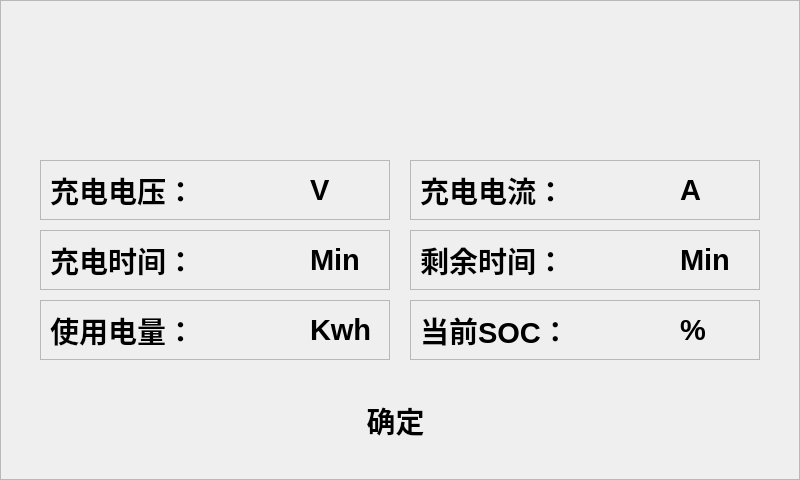
<?xml version="1.0" encoding="UTF-8"?>
<ui version="4.0">
 <class>Dialog_infor</class>
 <widget class="QDialog" name="Dialog_infor">
  <property name="geometry">
   <rect>
    <x>0</x>
    <y>0</y>
    <width>800</width>
    <height>480</height>
   </rect>
  </property>
  <property name="windowTitle">
   <string>Dialog</string>
  </property>
  <widget class="QFrame" name="frame">
   <property name="geometry">
    <rect>
     <x>0</x>
     <y>0</y>
     <width>800</width>
     <height>480</height>
    </rect>
   </property>
   <property name="styleSheet">
    <string notr="true">background-image: url(:/background/qrc/PICS/backgroud_1.png);</string>
   </property>
   <property name="frameShape">
    <enum>QFrame::StyledPanel</enum>
   </property>
   <property name="frameShadow">
    <enum>QFrame::Raised</enum>
   </property>
   <widget class="QLabel" name="label_num">
    <property name="geometry">
     <rect>
      <x>350</x>
      <y>90</y>
      <width>91</width>
      <height>51</height>
     </rect>
    </property>
    <property name="font">
     <font>
      <pointsize>30</pointsize>
      <weight>75</weight>
      <bold>true</bold>
     </font>
    </property>
    <property name="styleSheet">
     <string notr="true">background-image: url(:/background/qrc/background/frame_white.png);</string>
    </property>
    <property name="text">
     <string/>
    </property>
    <property name="alignment">
     <set>Qt::AlignCenter</set>
    </property>
   </widget>
   <widget class="QFrame" name="frame_2">
    <property name="geometry">
     <rect>
      <x>40</x>
      <y>160</y>
      <width>350</width>
      <height>60</height>
     </rect>
    </property>
    <property name="styleSheet">
     <string notr="true">background-image: url(:/background/qrc/background/mainlab_phonenum.png);</string>
    </property>
    <property name="frameShape">
     <enum>QFrame::StyledPanel</enum>
    </property>
    <property name="frameShadow">
     <enum>QFrame::Raised</enum>
    </property>
    <widget class="QLabel" name="label_volt">
     <property name="geometry">
      <rect>
       <x>165</x>
       <y>10</y>
       <width>81</width>
       <height>40</height>
      </rect>
     </property>
     <property name="font">
      <font>
       <pointsize>22</pointsize>
       <weight>75</weight>
       <bold>true</bold>
      </font>
     </property>
     <property name="styleSheet">
      <string notr="true">background-image: url(:/background/qrc/background/frame_white.png);</string>
     </property>
     <property name="text">
      <string/>
     </property>
     <property name="alignment">
      <set>Qt::AlignLeading|Qt::AlignLeft|Qt::AlignVCenter</set>
     </property>
    </widget>
    <widget class="QLabel" name="label_10">
     <property name="geometry">
      <rect>
       <x>270</x>
       <y>10</y>
       <width>31</width>
       <height>40</height>
      </rect>
     </property>
     <property name="font">
      <font>
       <pointsize>22</pointsize>
       <weight>75</weight>
       <bold>true</bold>
      </font>
     </property>
     <property name="styleSheet">
      <string notr="true">background-image: url(:/background/qrc/background/frame_white.png);</string>
     </property>
     <property name="text">
      <string>V</string>
     </property>
     <property name="alignment">
      <set>Qt::AlignLeading|Qt::AlignLeft|Qt::AlignVCenter</set>
     </property>
    </widget>
    <widget class="QLabel" name="label_3">
     <property name="geometry">
      <rect>
       <x>10</x>
       <y>10</y>
       <width>141</width>
       <height>40</height>
      </rect>
     </property>
     <property name="font">
      <font>
       <pointsize>22</pointsize>
       <weight>75</weight>
       <bold>true</bold>
      </font>
     </property>
     <property name="styleSheet">
      <string notr="true">background-image: url(:/background/qrc/background/frame_white.png);</string>
     </property>
     <property name="text">
      <string>充电电压：</string>
     </property>
    </widget>
   </widget>
   <widget class="QFrame" name="frame_3">
    <property name="geometry">
     <rect>
      <x>40</x>
      <y>230</y>
      <width>350</width>
      <height>60</height>
     </rect>
    </property>
    <property name="styleSheet">
     <string notr="true">background-image: url(:/background/qrc/background/mainlab_phonenum.png);</string>
    </property>
    <property name="frameShape">
     <enum>QFrame::StyledPanel</enum>
    </property>
    <property name="frameShadow">
     <enum>QFrame::Raised</enum>
    </property>
    <widget class="QLabel" name="label_12">
     <property name="geometry">
      <rect>
       <x>270</x>
       <y>10</y>
       <width>51</width>
       <height>40</height>
      </rect>
     </property>
     <property name="font">
      <font>
       <pointsize>22</pointsize>
       <weight>75</weight>
       <bold>true</bold>
      </font>
     </property>
     <property name="styleSheet">
      <string notr="true">background-image: url(:/background/qrc/background/frame_white.png);</string>
     </property>
     <property name="text">
      <string>Min</string>
     </property>
     <property name="alignment">
      <set>Qt::AlignLeading|Qt::AlignLeft|Qt::AlignVCenter</set>
     </property>
    </widget>
    <widget class="QLabel" name="label_5">
     <property name="geometry">
      <rect>
       <x>10</x>
       <y>10</y>
       <width>141</width>
       <height>40</height>
      </rect>
     </property>
     <property name="font">
      <font>
       <pointsize>22</pointsize>
       <weight>75</weight>
       <bold>true</bold>
      </font>
     </property>
     <property name="styleSheet">
      <string notr="true">background-image: url(:/background/qrc/background/frame_white.png);</string>
     </property>
     <property name="text">
      <string>充电时间：</string>
     </property>
    </widget>
    <widget class="QLabel" name="char_time_min">
     <property name="geometry">
      <rect>
       <x>165</x>
       <y>10</y>
       <width>61</width>
       <height>40</height>
      </rect>
     </property>
     <property name="font">
      <font>
       <pointsize>22</pointsize>
       <weight>75</weight>
       <bold>true</bold>
      </font>
     </property>
     <property name="styleSheet">
      <string notr="true">background-image: url(:/background/qrc/background/frame_white.png);</string>
     </property>
     <property name="text">
      <string/>
     </property>
     <property name="alignment">
      <set>Qt::AlignLeading|Qt::AlignLeft|Qt::AlignVCenter</set>
     </property>
    </widget>
   </widget>
   <widget class="QFrame" name="frame_4">
    <property name="geometry">
     <rect>
      <x>40</x>
      <y>300</y>
      <width>350</width>
      <height>60</height>
     </rect>
    </property>
    <property name="styleSheet">
     <string notr="true">background-image: url(:/background/qrc/background/mainlab_phonenum.png);</string>
    </property>
    <property name="frameShape">
     <enum>QFrame::StyledPanel</enum>
    </property>
    <property name="frameShadow">
     <enum>QFrame::Raised</enum>
    </property>
    <widget class="QLabel" name="label_13">
     <property name="geometry">
      <rect>
       <x>270</x>
       <y>10</y>
       <width>60</width>
       <height>40</height>
      </rect>
     </property>
     <property name="font">
      <font>
       <pointsize>22</pointsize>
       <weight>75</weight>
       <bold>true</bold>
      </font>
     </property>
     <property name="styleSheet">
      <string notr="true">background-image: url(:/background/qrc/background/frame_white.png);</string>
     </property>
     <property name="text">
      <string>Kwh</string>
     </property>
     <property name="alignment">
      <set>Qt::AlignLeading|Qt::AlignLeft|Qt::AlignVCenter</set>
     </property>
    </widget>
    <widget class="QLabel" name="label_kwh">
     <property name="geometry">
      <rect>
       <x>165</x>
       <y>10</y>
       <width>81</width>
       <height>40</height>
      </rect>
     </property>
     <property name="font">
      <font>
       <pointsize>22</pointsize>
       <weight>75</weight>
       <bold>true</bold>
      </font>
     </property>
     <property name="styleSheet">
      <string notr="true">background-image: url(:/background/qrc/background/frame_white.png);</string>
     </property>
     <property name="text">
      <string/>
     </property>
     <property name="alignment">
      <set>Qt::AlignLeading|Qt::AlignLeft|Qt::AlignVCenter</set>
     </property>
    </widget>
    <widget class="QLabel" name="label_8">
     <property name="geometry">
      <rect>
       <x>10</x>
       <y>10</y>
       <width>141</width>
       <height>40</height>
      </rect>
     </property>
     <property name="font">
      <font>
       <pointsize>22</pointsize>
       <weight>75</weight>
       <bold>true</bold>
      </font>
     </property>
     <property name="styleSheet">
      <string notr="true">background-image: url(:/background/qrc/background/frame_white.png);</string>
     </property>
     <property name="text">
      <string>使用电量：</string>
     </property>
    </widget>
   </widget>
   <widget class="QFrame" name="frame_5">
    <property name="geometry">
     <rect>
      <x>410</x>
      <y>160</y>
      <width>350</width>
      <height>60</height>
     </rect>
    </property>
    <property name="styleSheet">
     <string notr="true">background-image: url(:/background/qrc/background/mainlab_phonenum.png);</string>
    </property>
    <property name="frameShape">
     <enum>QFrame::StyledPanel</enum>
    </property>
    <property name="frameShadow">
     <enum>QFrame::Raised</enum>
    </property>
    <widget class="QLabel" name="label_4">
     <property name="geometry">
      <rect>
       <x>10</x>
       <y>10</y>
       <width>141</width>
       <height>40</height>
      </rect>
     </property>
     <property name="font">
      <font>
       <pointsize>22</pointsize>
       <weight>75</weight>
       <bold>true</bold>
      </font>
     </property>
     <property name="styleSheet">
      <string notr="true">background-image: url(:/background/qrc/background/frame_white.png);</string>
     </property>
     <property name="text">
      <string>充电电流：</string>
     </property>
    </widget>
    <widget class="QLabel" name="label_current">
     <property name="geometry">
      <rect>
       <x>165</x>
       <y>10</y>
       <width>81</width>
       <height>40</height>
      </rect>
     </property>
     <property name="font">
      <font>
       <pointsize>22</pointsize>
       <weight>75</weight>
       <bold>true</bold>
      </font>
     </property>
     <property name="styleSheet">
      <string notr="true">background-image: url(:/background/qrc/background/frame_white.png);</string>
     </property>
     <property name="text">
      <string/>
     </property>
     <property name="alignment">
      <set>Qt::AlignLeading|Qt::AlignLeft|Qt::AlignVCenter</set>
     </property>
    </widget>
    <widget class="QLabel" name="label_11">
     <property name="geometry">
      <rect>
       <x>270</x>
       <y>10</y>
       <width>31</width>
       <height>40</height>
      </rect>
     </property>
     <property name="font">
      <font>
       <pointsize>22</pointsize>
       <weight>75</weight>
       <bold>true</bold>
      </font>
     </property>
     <property name="styleSheet">
      <string notr="true">background-image: url(:/background/qrc/background/frame_white.png);</string>
     </property>
     <property name="text">
      <string>A</string>
     </property>
     <property name="alignment">
      <set>Qt::AlignLeading|Qt::AlignLeft|Qt::AlignVCenter</set>
     </property>
    </widget>
   </widget>
   <widget class="QFrame" name="frame_6">
    <property name="geometry">
     <rect>
      <x>410</x>
      <y>230</y>
      <width>350</width>
      <height>60</height>
     </rect>
    </property>
    <property name="styleSheet">
     <string notr="true">background-image: url(:/background/qrc/background/mainlab_phonenum.png);</string>
    </property>
    <property name="frameShape">
     <enum>QFrame::StyledPanel</enum>
    </property>
    <property name="frameShadow">
     <enum>QFrame::Raised</enum>
    </property>
    <widget class="QLabel" name="label_6">
     <property name="geometry">
      <rect>
       <x>10</x>
       <y>10</y>
       <width>141</width>
       <height>40</height>
      </rect>
     </property>
     <property name="font">
      <font>
       <pointsize>22</pointsize>
       <weight>75</weight>
       <bold>true</bold>
      </font>
     </property>
     <property name="styleSheet">
      <string notr="true">background-image: url(:/background/qrc/background/frame_white.png);</string>
     </property>
     <property name="text">
      <string>剩余时间：</string>
     </property>
    </widget>
    <widget class="QLabel" name="label_14">
     <property name="geometry">
      <rect>
       <x>270</x>
       <y>10</y>
       <width>51</width>
       <height>40</height>
      </rect>
     </property>
     <property name="font">
      <font>
       <pointsize>22</pointsize>
       <weight>75</weight>
       <bold>true</bold>
      </font>
     </property>
     <property name="styleSheet">
      <string notr="true">background-image: url(:/background/qrc/background/frame_white.png);</string>
     </property>
     <property name="text">
      <string>Min</string>
     </property>
     <property name="alignment">
      <set>Qt::AlignLeading|Qt::AlignLeft|Qt::AlignVCenter</set>
     </property>
    </widget>
    <widget class="QLabel" name="left_time_min">
     <property name="geometry">
      <rect>
       <x>165</x>
       <y>10</y>
       <width>61</width>
       <height>40</height>
      </rect>
     </property>
     <property name="font">
      <font>
       <pointsize>22</pointsize>
       <weight>75</weight>
       <bold>true</bold>
      </font>
     </property>
     <property name="styleSheet">
      <string notr="true">background-image: url(:/background/qrc/background/frame_white.png);</string>
     </property>
     <property name="text">
      <string/>
     </property>
     <property name="alignment">
      <set>Qt::AlignLeading|Qt::AlignLeft|Qt::AlignVCenter</set>
     </property>
    </widget>
   </widget>
   <widget class="QFrame" name="frame_7">
    <property name="geometry">
     <rect>
      <x>410</x>
      <y>300</y>
      <width>350</width>
      <height>60</height>
     </rect>
    </property>
    <property name="styleSheet">
     <string notr="true">background-image: url(:/background/qrc/background/mainlab_phonenum.png);</string>
    </property>
    <property name="frameShape">
     <enum>QFrame::StyledPanel</enum>
    </property>
    <property name="frameShadow">
     <enum>QFrame::Raised</enum>
    </property>
    <widget class="QLabel" name="label_15">
     <property name="geometry">
      <rect>
       <x>270</x>
       <y>10</y>
       <width>60</width>
       <height>40</height>
      </rect>
     </property>
     <property name="font">
      <font>
       <pointsize>22</pointsize>
       <weight>75</weight>
       <bold>true</bold>
      </font>
     </property>
     <property name="styleSheet">
      <string notr="true">background-image: url(:/background/qrc/background/frame_white.png);</string>
     </property>
     <property name="text">
      <string>%</string>
     </property>
     <property name="alignment">
      <set>Qt::AlignLeading|Qt::AlignLeft|Qt::AlignVCenter</set>
     </property>
    </widget>
    <widget class="QLabel" name="label_soc">
     <property name="geometry">
      <rect>
       <x>165</x>
       <y>10</y>
       <width>81</width>
       <height>40</height>
      </rect>
     </property>
     <property name="font">
      <font>
       <pointsize>22</pointsize>
       <weight>75</weight>
       <bold>true</bold>
      </font>
     </property>
     <property name="styleSheet">
      <string notr="true">background-image: url(:/background/qrc/background/frame_white.png);</string>
     </property>
     <property name="text">
      <string/>
     </property>
     <property name="alignment">
      <set>Qt::AlignLeading|Qt::AlignLeft|Qt::AlignVCenter</set>
     </property>
    </widget>
    <widget class="QLabel" name="label_7">
     <property name="geometry">
      <rect>
       <x>10</x>
       <y>10</y>
       <width>141</width>
       <height>40</height>
      </rect>
     </property>
     <property name="font">
      <font>
       <pointsize>22</pointsize>
       <weight>75</weight>
       <bold>true</bold>
      </font>
     </property>
     <property name="styleSheet">
      <string notr="true">background-image: url(:/background/qrc/background/frame_white.png);</string>
     </property>
     <property name="text">
      <string>当前SOC：</string>
     </property>
    </widget>
   </widget>
   <widget class="QPushButton" name="pushButton_ok">
    <property name="geometry">
     <rect>
      <x>330</x>
      <y>390</y>
      <width>131</width>
      <height>61</height>
     </rect>
    </property>
    <property name="font">
     <font>
      <pointsize>22</pointsize>
      <weight>75</weight>
      <bold>true</bold>
     </font>
    </property>
    <property name="focusPolicy">
     <enum>Qt::NoFocus</enum>
    </property>
    <property name="styleSheet">
     <string notr="true">border-image: url(:/btn/qrc/PICS/button.png);
background-image: url(:/background/qrc/PICS/backgroud_12.png);</string>
    </property>
    <property name="text">
     <string>确定</string>
    </property>
    <property name="autoDefault">
     <bool>true</bool>
    </property>
    <property name="default">
     <bool>false</bool>
    </property>
    <property name="flat">
     <bool>true</bool>
    </property>
   </widget>
   <widget class="QLabel" name="lbl_sysdate">
    <property name="geometry">
     <rect>
      <x>525</x>
      <y>457</y>
      <width>150</width>
      <height>21</height>
     </rect>
    </property>
    <property name="font">
     <font>
      <pointsize>20</pointsize>
      <weight>75</weight>
      <bold>true</bold>
     </font>
    </property>
    <property name="styleSheet">
     <string notr="true">background-image: url(:/background/qrc/background/mainlab_phonenum.png);</string>
    </property>
    <property name="text">
     <string/>
    </property>
    <property name="scaledContents">
     <bool>true</bool>
    </property>
    <property name="openExternalLinks">
     <bool>false</bool>
    </property>
   </widget>
   <widget class="QLabel" name="label_code">
    <property name="geometry">
     <rect>
      <x>170</x>
      <y>452</y>
      <width>201</width>
      <height>31</height>
     </rect>
    </property>
    <property name="font">
     <font>
      <pointsize>20</pointsize>
      <weight>75</weight>
      <bold>true</bold>
     </font>
    </property>
    <property name="styleSheet">
     <string notr="true">background-image: url(:/background/qrc/background/mainlab_phonenum.png);</string>
    </property>
    <property name="text">
     <string/>
    </property>
    <property name="textFormat">
     <enum>Qt::AutoText</enum>
    </property>
   </widget>
   <widget class="QLabel" name="label_code_2">
    <property name="geometry">
     <rect>
      <x>340</x>
      <y>452</y>
      <width>201</width>
      <height>31</height>
     </rect>
    </property>
    <property name="font">
     <font>
      <pointsize>20</pointsize>
      <weight>75</weight>
      <bold>true</bold>
     </font>
    </property>
    <property name="styleSheet">
     <string notr="true">background-image: url(:/background/qrc/background/mainlab_phonenum.png);</string>
    </property>
    <property name="text">
     <string/>
    </property>
    <property name="textFormat">
     <enum>Qt::AutoText</enum>
    </property>
   </widget>
   <widget class="QLabel" name="label_stubnum">
    <property name="geometry">
     <rect>
      <x>10</x>
      <y>450</y>
      <width>171</width>
      <height>31</height>
     </rect>
    </property>
    <property name="font">
     <font>
      <pointsize>20</pointsize>
      <weight>75</weight>
      <bold>true</bold>
     </font>
    </property>
    <property name="styleSheet">
     <string notr="true">background-image: url(:/background/qrc/background/mainlab_phonenum.png);</string>
    </property>
    <property name="text">
     <string/>
    </property>
    <property name="textFormat">
     <enum>Qt::AutoText</enum>
    </property>
   </widget>
   <widget class="QLabel" name="lbl_systime">
    <property name="geometry">
     <rect>
      <x>670</x>
      <y>457</y>
      <width>121</width>
      <height>21</height>
     </rect>
    </property>
    <property name="font">
     <font>
      <pointsize>20</pointsize>
      <weight>75</weight>
      <bold>true</bold>
     </font>
    </property>
    <property name="styleSheet">
     <string notr="true">background-image: url(:/background/qrc/background/mainlab_phonenum.png);</string>
    </property>
    <property name="text">
     <string/>
    </property>
   </widget>
  </widget>
 </widget>
 <resources/>
 <connections/>
</ui>
